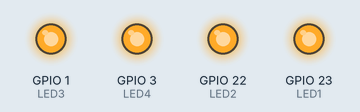
This sketch was run on a simulated ESP32. Shown: output pins drawn as LEDs (lit = HIGH).

Above: at 0.5 s.
At 3.5 s:
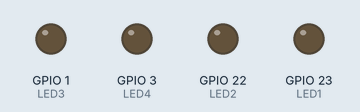
Timing chart, 0 to 4.6 s (numbered marks = the images above):
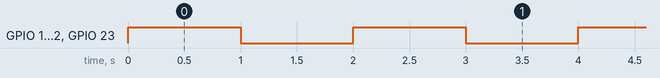

Measured:
- by itself, GPIO 1 (LED3), GPIO 3 (LED4), GPIO 22 (LED2), GPIO 23 (LED1): alternates HIGH for 1.0 s and LOW for 1.0 s

The sketch:

LED.ino
```cpp
#define LED1 23
#define LED2 22
#define LED3 1
#define LED4 3

void setup() {
  pinMode(LED1, OUTPUT);
  pinMode(LED2, OUTPUT);
  pinMode(LED3, OUTPUT);
  pinMode(LED4, OUTPUT);

}

void loop() {
  digitalWrite(LED1, HIGH);
  digitalWrite(LED2, HIGH);
  digitalWrite(LED3, HIGH);
  digitalWrite(LED4, HIGH);
  delay(1000);
  digitalWrite(LED1, LOW);
  digitalWrite(LED2, LOW);
  digitalWrite(LED3, LOW);
  digitalWrite(LED4, LOW);
  delay(1000);
}
```
